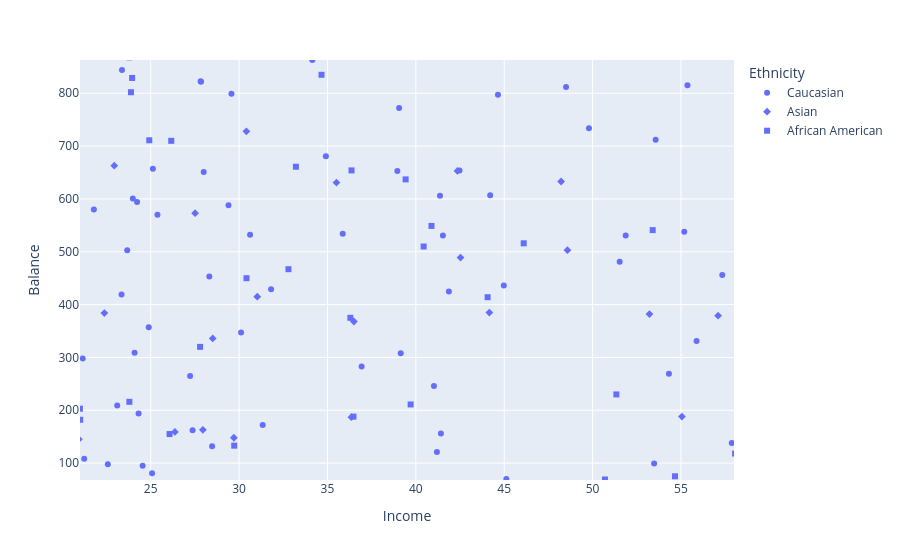

The code cell stored with this chart in its notebook:
### Markdown cell above
Attenzione alla **legenda** a destra, che è **selezionabile**.<br>
La seguente cella visualizza lo stesso scatterplot con i simboli anzichè i colori. Anch'essa ha la legenda selezionabile/de-selezionabile.

### Code cell
px.scatter(df, x='Income', y='Balance', range_x=[21, 58], range_y=[68,863], symbol='Ethnicity')

### Figure 1 — Plotly figure (JSON) as saved in the notebook; plotly's stock layout.template omitted (floating-point values rounded to 4 significant figures; data arrays with more than 128 entries replaced by an {"elided": "..."} marker saying what was removed)
{"data": [{"hovertemplate": "Ethnicity=Caucasian<br>Income=%{x}<br>Balance=%{y}<extra></extra>", "legendgroup": "Caucasian", "marker": {"color": "#636efa", "symbol": "circle"}, "mode": "markers", "name": "Caucasian", "orientation": "v", "showlegend": true, "type": "scatter", "x": {"elided": "199 float values"}, "xaxis": "x", "y": {"elided": "199 int values"}, "yaxis": "y"}, {"hovertemplate": "Ethnicity=Asian<br>Income=%{x}<br>Balance=%{y}<extra></extra>", "legendgroup": "Asian", "marker": {"color": "#636efa", "symbol": "diamond"}, "mode": "markers", "name": "Asian", "orientation": "v", "showlegend": true, "type": "scatter", "x": [106.0, 104.6, 148.9, 71.41, 80.62, 36.5, 49.57, 42.08, 17.7, 28.94, 20.15, 44.16, 36.93, 19.53, 44.52, 16.3, 15.33, 32.92, 57.1, 35.51, 113.8, 58.78, 22.94, 20.94, 15.35, 152.3, 11.74, 14.31, 16.82, 39.11, 13.56, 34.54, 69.25, 91.36, 27.24, 26.43, 10.73, 36.35, 103.9, 19.53, 13.44, 19.54, 42.36, 53.32, 76.78, 27.47, 34.77, 76.35, 22.38, 10.63, 80.86, 23.36, 124.3, 28.51, 10.4, 15.48, 10.63, 44.85, 27.51, 15.08, 69.94, 15.74, 42.53, 60.58, 27.95, 29.7, 20.92, 19.59, 10.36, 25.94, 15.63, 67.94, 180.4, 29.64, 30.41, 16.75, 18.97, 16.71, 26.37, 42.91, 55.05, 82.71, 24.46, 75.41, 14.96, 92.39, 52.18, 31.03, 49.17, 20.41, 48.22, 21.55, 48.58, 12.07, 39.61, 53.22, 128.7, 26.4, 16.53, 135.1, 25.97, 18.7], "xaxis": "x", "y": [903, 580, 964, 872, 204, 368, 891, 1048, 89, 0, 0, 385, 976, 1241, 0, 957, 0, 0, 379, 631, 1388, 1103, 663, 145, 0, 1779, 0, 1380, 0, 0, 297, 47, 768, 1341, 0, 1404, 0, 187, 669, 642, 0, 0, 653, 0, 548, 0, 0, 108, 384, 423, 0, 0, 1687, 336, 571, 52, 195, 1246, 573, 1075, 1058, 689, 489, 443, 163, 148, 16, 199, 0, 0, 0, 345, 1050, 942, 728, 1255, 0, 863, 159, 0, 188, 905, 0, 0, 681, 843, 1142, 415, 984, 1054, 633, 907, 503, 413, 0, 382, 1243, 905, 0, 1393, 0, 966], "yaxis": "y"}, {"hovertemplate": "Ethnicity=African American<br>Income=%{x}<br>Balance=%{y}<extra></extra>", "legendgroup": "African American", "marker": {"color": "#636efa", "symbol": "square"}, "mode": "markers", "name": "African American", "orientation": "v", "showlegend": true, "type": "scatter", "x": [21.0, 71.06, 19.14, 20.09, 53.6, 20.1, 64.03, 14.09, 32.79, 186.6, 34.95, 113.7, 43.48, 36.36, 39.7, 32.16, 11.19, 33.02, 15.56, 59.53, 20.19, 16.48, 38.01, 14.08, 26.07, 36.3, 28.57, 40.44, 11.81, 123.3, 18.14, 23.79, 23.28, 21.45, 34.66, 44.47, 54.66, 107.8, 39.83, 19.64, 63.93, 55.06, 13.68, 35.69, 14.89, 121.8, 46.1, 58.93, 30.42, 36.47, 83.87, 30.41, 23.88, 93.04, 50.7, 27.35, 23.95, 68.21, 51.34, 151.9, 39.42, 98.52, 69.17, 33.21, 69.66, 10.5, 15.6, 34.51, 85.42, 58.06, 29.73, 40.88, 30.55, 53.4, 36.14, 140.7, 20.79, 24.92, 44.06, 33.69, 115.5, 27.59, 16.28, 21.01, 12.41, 149.3, 27.79, 14.6, 104.5, 180.7, 12.34, 26.16, 23.79, 87.62, 115.1, 20.09, 19.25, 17.32, 13.36], "xaxis": "x", "y": [203, 1350, 148, 0, 0, 0, 411, 671, 467, 1809, 50, 1155, 902, 654, 211, 0, 889, 29, 579, 1176, 1023, 937, 0, 0, 155, 375, 0, 510, 0, 1259, 255, 868, 912, 1018, 835, 8, 75, 1597, 1425, 710, 581, 0, 0, 0, 724, 1573, 516, 789, 450, 188, 930, 0, 802, 749, 69, 0, 829, 1411, 230, 732, 637, 1230, 156, 661, 1329, 191, 0, 0, 218, 118, 133, 549, 967, 541, 0, 1677, 0, 711, 414, 1036, 1140, 0, 5, 182, 0, 1107, 320, 204, 583, 1405, 611, 710, 216, 767, 661, 0, 371, 0, 480], "yaxis": "y"}], "layout": {"legend": {"title": {"text": "Ethnicity"}, "tracegroupgap": 0}, "margin": {"t": 60}, "xaxis": {"anchor": "y", "domain": [0, 1], "range": [21, 58], "title": {"text": "Income"}}, "yaxis": {"anchor": "x", "domain": [0, 1], "range": [68, 863], "title": {"text": "Balance"}}}}
